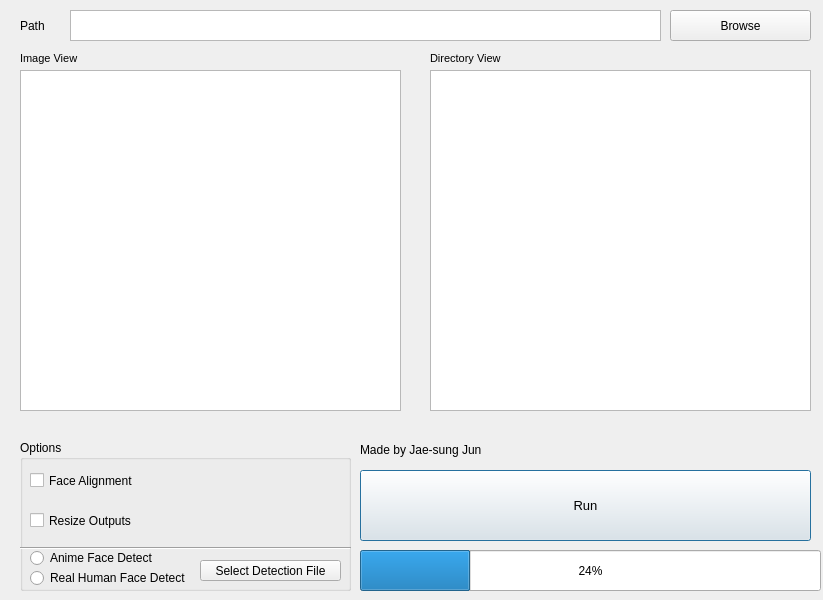
<?xml version="1.0" encoding="UTF-8"?>
<ui version="4.0">
 <class>Dialog</class>
 <widget class="QDialog" name="Dialog">
  <property name="geometry">
   <rect>
    <x>0</x>
    <y>0</y>
    <width>823</width>
    <height>600</height>
   </rect>
  </property>
  <property name="windowTitle">
   <string>CASF</string>
  </property>
  <widget class="QPushButton" name="pushButton_2">
   <property name="geometry">
    <rect>
     <x>360</x>
     <y>470</y>
     <width>451</width>
     <height>71</height>
    </rect>
   </property>
   <property name="font">
    <font>
     <family>Arial</family>
     <pointsize>10</pointsize>
     <weight>50</weight>
     <bold>false</bold>
    </font>
   </property>
   <property name="text">
    <string>Run</string>
   </property>
  </widget>
  <widget class="QProgressBar" name="progressBar">
   <property name="geometry">
    <rect>
     <x>360</x>
     <y>550</y>
     <width>461</width>
     <height>41</height>
    </rect>
   </property>
   <property name="value">
    <number>24</number>
   </property>
  </widget>
  <widget class="QGroupBox" name="groupBox">
   <property name="geometry">
    <rect>
     <x>20</x>
     <y>440</y>
     <width>331</width>
     <height>151</height>
    </rect>
   </property>
   <property name="font">
    <font>
     <family>Arial</family>
     <weight>50</weight>
     <bold>false</bold>
    </font>
   </property>
   <property name="title">
    <string>Options</string>
   </property>
   <widget class="QCheckBox" name="checkBox">
    <property name="geometry">
     <rect>
      <x>10</x>
      <y>20</y>
      <width>131</width>
      <height>41</height>
     </rect>
    </property>
    <property name="font">
     <font>
      <family>Arial</family>
      <weight>50</weight>
      <bold>false</bold>
     </font>
    </property>
    <property name="text">
     <string>Face Alignment</string>
    </property>
   </widget>
   <widget class="QCheckBox" name="checkBox_2">
    <property name="geometry">
     <rect>
      <x>10</x>
      <y>60</y>
      <width>181</width>
      <height>41</height>
     </rect>
    </property>
    <property name="font">
     <font>
      <family>Arial</family>
      <weight>50</weight>
      <bold>false</bold>
     </font>
    </property>
    <property name="text">
     <string>Resize Outputs</string>
    </property>
   </widget>
   <widget class="Line" name="line">
    <property name="geometry">
     <rect>
      <x>0</x>
      <y>100</y>
      <width>331</width>
      <height>16</height>
     </rect>
    </property>
    <property name="orientation">
     <enum>Qt::Horizontal</enum>
    </property>
   </widget>
   <widget class="QRadioButton" name="realFaceRadioButton">
    <property name="geometry">
     <rect>
      <x>10</x>
      <y>130</y>
      <width>161</width>
      <height>16</height>
     </rect>
    </property>
    <property name="text">
     <string>Real Human Face Detect</string>
    </property>
   </widget>
   <widget class="QRadioButton" name="animeFaceRadioButton">
    <property name="geometry">
     <rect>
      <x>10</x>
      <y>110</y>
      <width>141</width>
      <height>16</height>
     </rect>
    </property>
    <property name="text">
     <string>Anime Face Detect</string>
    </property>
   </widget>
   <widget class="QPushButton" name="customDetectionFile">
    <property name="geometry">
     <rect>
      <x>180</x>
      <y>120</y>
      <width>141</width>
      <height>21</height>
     </rect>
    </property>
    <property name="text">
     <string>Select Detection File</string>
    </property>
   </widget>
  </widget>
  <widget class="QTextEdit" name="textEdit">
   <property name="geometry">
    <rect>
     <x>70</x>
     <y>10</y>
     <width>591</width>
     <height>31</height>
    </rect>
   </property>
  </widget>
  <widget class="QLabel" name="label_3">
   <property name="geometry">
    <rect>
     <x>20</x>
     <y>10</y>
     <width>101</width>
     <height>31</height>
    </rect>
   </property>
   <property name="font">
    <font>
     <family>Arial</family>
     <pointsize>9</pointsize>
     <weight>50</weight>
     <bold>false</bold>
    </font>
   </property>
   <property name="text">
    <string>Path</string>
   </property>
  </widget>
  <widget class="QPushButton" name="pushButton">
   <property name="geometry">
    <rect>
     <x>670</x>
     <y>10</y>
     <width>141</width>
     <height>31</height>
    </rect>
   </property>
   <property name="font">
    <font>
     <family>Arial</family>
    </font>
   </property>
   <property name="text">
    <string>Browse</string>
   </property>
  </widget>
  <widget class="QGraphicsView" name="graphicsView">
   <property name="geometry">
    <rect>
     <x>20</x>
     <y>70</y>
     <width>381</width>
     <height>341</height>
    </rect>
   </property>
  </widget>
  <widget class="QTreeView" name="treeView">
   <property name="geometry">
    <rect>
     <x>430</x>
     <y>70</y>
     <width>381</width>
     <height>341</height>
    </rect>
   </property>
  </widget>
  <widget class="QLabel" name="label_2">
   <property name="geometry">
    <rect>
     <x>20</x>
     <y>50</y>
     <width>81</width>
     <height>16</height>
    </rect>
   </property>
   <property name="font">
    <font>
     <family>Arial</family>
     <pointsize>8</pointsize>
    </font>
   </property>
   <property name="text">
    <string>Image View</string>
   </property>
  </widget>
  <widget class="QLabel" name="label_4">
   <property name="geometry">
    <rect>
     <x>430</x>
     <y>50</y>
     <width>111</width>
     <height>16</height>
    </rect>
   </property>
   <property name="font">
    <font>
     <family>Arial</family>
     <pointsize>8</pointsize>
    </font>
   </property>
   <property name="text">
    <string>Directory View</string>
   </property>
  </widget>
  <widget class="QLabel" name="label">
   <property name="geometry">
    <rect>
     <x>360</x>
     <y>440</y>
     <width>151</width>
     <height>20</height>
    </rect>
   </property>
   <property name="font">
    <font>
     <family>Arial</family>
    </font>
   </property>
   <property name="text">
    <string>Made by Jae-sung Jun</string>
   </property>
  </widget>
 </widget>
 <resources/>
 <connections/>
</ui>
